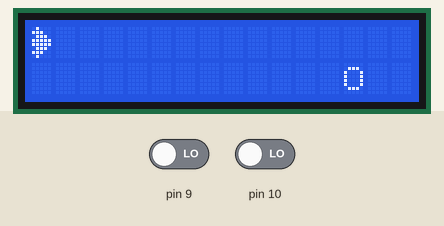
A sketch run on a simulated Arduino Uno, built with avr-gcc and run on an emulated ATmega328P. Shown: 16×2 character LCD. The test bench sets the inputs (shaded band); at power-on: pin 9 LOW, pin 10 LOW. Random numbers use the default seed unless the sketch sets one.

Above: at 1.2 s.
1.3 s: pin 9 driven HIGH
At 1.45 s:
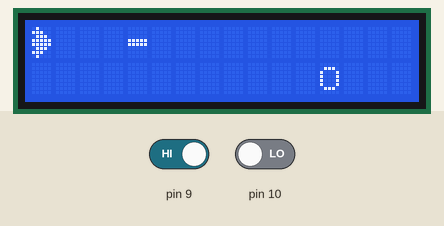
3.2 s: pin 10 driven HIGH
At 3.31 s:
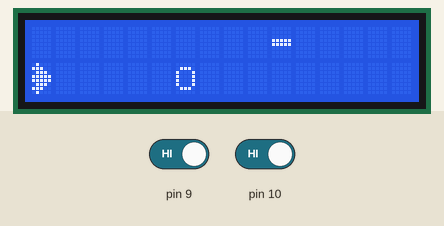
5.5 s: pin 9 driven LOW
At 7.98 s:
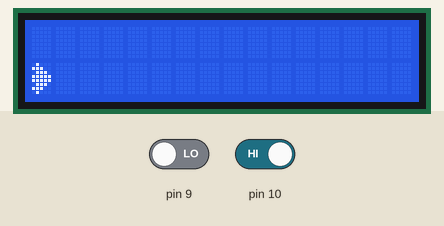
8.0 s: pin 9 driven HIGH
At 8.08 s:
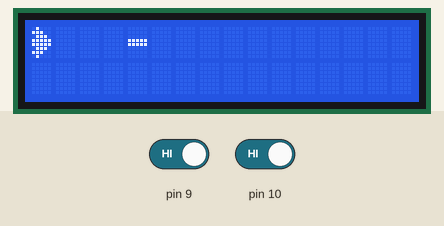
9.6 s: pin 10 driven LOW
At 9.67 s:
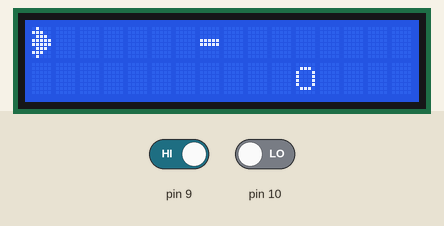
12.6 s: pin 10 driven HIGH
At 12.67 s:
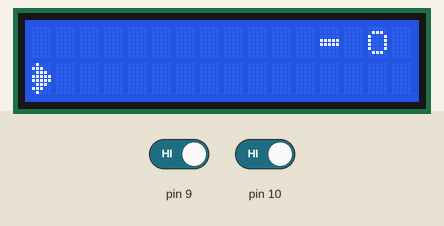

The sketch:

LCD_JogoEspaconave.ino
```cpp
#include <LiquidCrystal.h>

#define COLS 16
#define ROWS 2
#define VELOCIDADE 300

void atualizar();
void checar();

LiquidCrystal lcd(12, 11, 7, 6, 5, 4);

String texto= "";
int aviao = 0;
int municao[3] = {2, 0, 0};
int pedra[3] = {15, 0, 0};
int tempo300 = 0;
int tempo = millis();
int pontos = 0;
int vida = 0;

byte aviaoImg[8] = {B01000, B11100, B01110, B11111, B11111, B01110, B11100, B01000};
byte pedraImg[8] = {B00000, B01110, B10001, B10001, B10001, B10001, B01110, B00000};
byte municaoImg[8] = {B00000, B00000, B00000, B11111, B11111, B00000, B00000, B00000};

void setup() {
  pinMode(10, INPUT);
  pinMode(9, INPUT);
  pinMode(8, INPUT);

  lcd.createChar(0, aviaoImg);
  lcd.createChar(1, pedraImg);
  lcd.createChar(2, municaoImg);
  lcd.begin(COLS, ROWS);

  Serial.begin(9200);
}

void loop() {
  if (vida != 3) {
    // Botão do avião
    if (digitalRead(10) == HIGH) {
      aviao = aviao == 0 ? 1:0;
      atualizar();
    }

    // Botão da munição
    if (digitalRead(9) == HIGH && municao[2] == 0) {
      municao[0] = 3;
      municao[1] = aviao;
      municao[2] = 1;
      atualizar();
    }

    if ((millis() - tempo) >= 100) {
      tempo = millis();
      tempo300 += 1;

      // Pedra
      if (tempo300 == 3) {
        tempo300 = 0;
        if (pedra[2] == 0) {
          pedra[0] = 15;
          pedra[1] = random(2);
          pedra[2] = 1;
        } else {
          pedra[0] -= 1;
        }

        if (pedra[0] == 3) {
          pedra[2] = 0;
          vida += 1;
        }
      }

      // Munição
      checar();

      if (municao[2] == 1) {
        municao[0] += 1;
      }

      checar();
      atualizar();

      if (municao[0] == 15) {
        municao[2] = 0;
      }
    }
  } else {
    lcd.clear();
    lcd.setCursor(0, 0);
    lcd.print("Pontos: ");
    lcd.print(pontos);
  }

  delay(100);
}

void atualizar() {
  lcd.clear();
  lcd.setCursor(0, aviao);
  lcd.write(byte(0));

  if (pedra[2] == 1) {
    lcd.setCursor(pedra[0], pedra[1]);
    lcd.write(byte(1));
  }
  if (municao[2] == 1) {
    lcd.setCursor(municao[0], municao[1]);
    lcd.write(byte(2));
  }
}

void checar() {
  if (pedra[0] == municao[0] && municao[1] == pedra[1]) {
    pontos += 1;

    pedra[2] = 0;
    pedra[0] = 15;
    municao[2] = 0;
    municao[0] = 0;
  }
}
```
